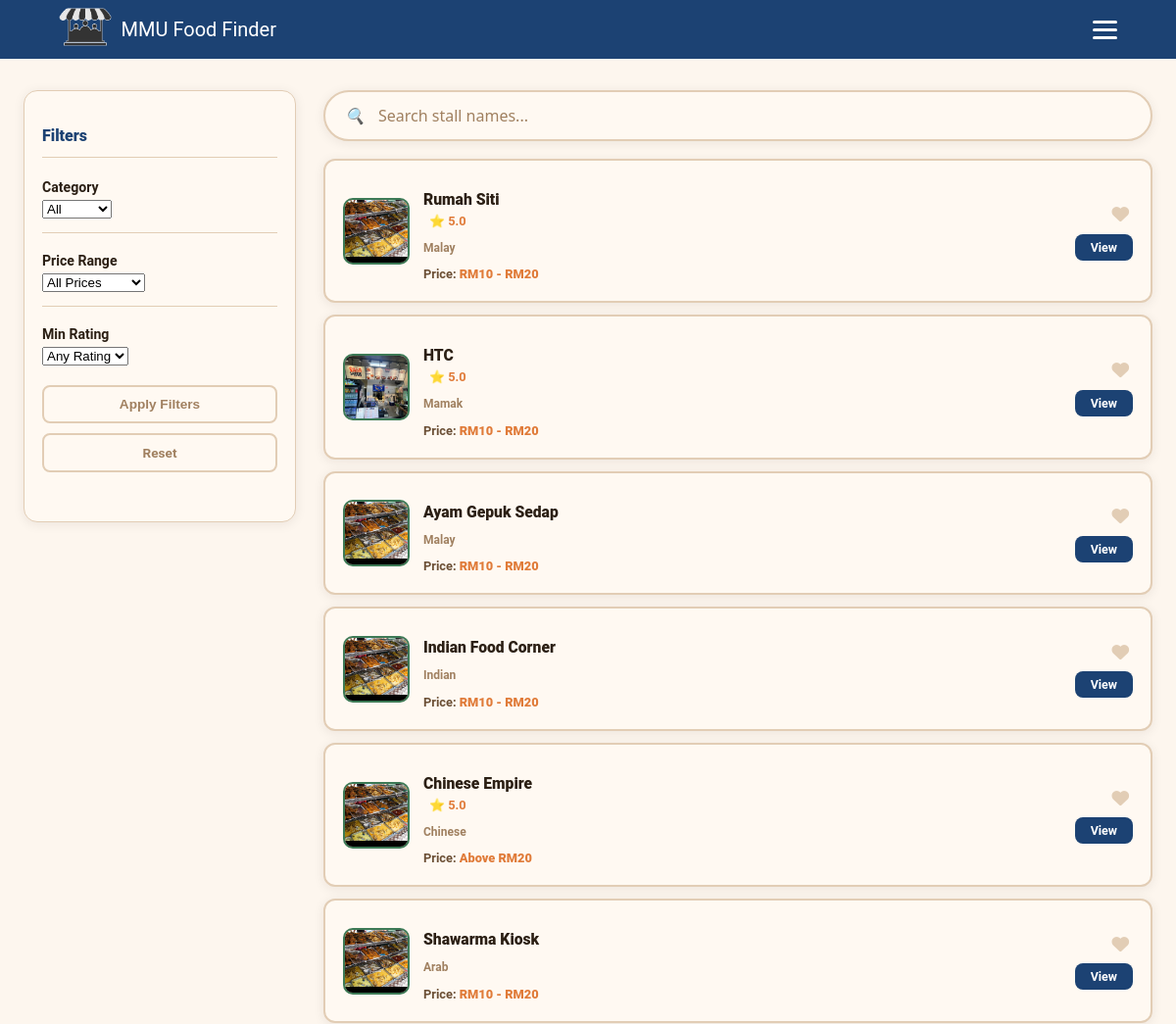
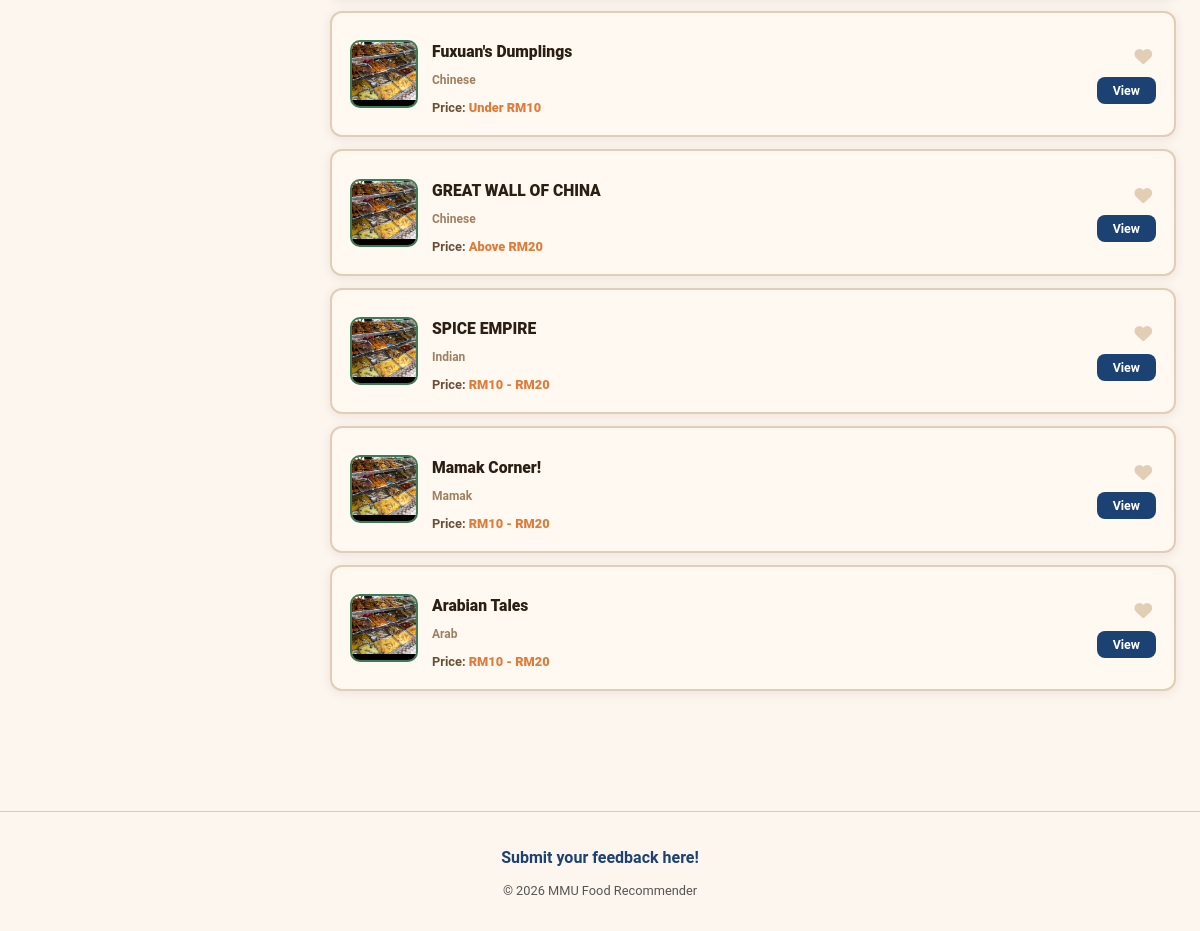
/explore, run on the app's committed database (2 pictures, top to bottom).
### app.py (models this page shows)
class Stall(db.Model):
    id = db.Column(db.Integer, primary_key=True)
    name = db.Column(db.String(120), nullable=False)
    location_id = db.Column(db.Integer, db.ForeignKey('location.id'), nullable=False)
    category = db.Column(db.String(100))
    description = db.Column(db.Text)
    manager_id = db.Column(db.Integer, db.ForeignKey('user.id'))
    food_type = db.Column(db.String(50))
    price_range = db.Column(db.String(10), nullable=False, default="RM")
    image_file = db.Column(db.String(100), nullable=False, default='default_stall.jpg')
    reviews = db.relationship('Review', backref='stall', cascade="all, delete-orphan", lazy=True)

### app.py (the view)
@app.route('/explore')
def explore():
    from sqlalchemy import func
    query = db.session.query(
        Stall,
        func.avg(Review.rating).label('avg_rating')
    ).outerjoin(Review).group_by(Stall.id)
    cat_filter = request.args.get('category')
    loc_filter = request.args.get('location')
    ftype = request.args.get('food_type')
    price = request.args.get('price_range')
    search = request.args.get('search')
    rating_filter = request.args.get('rating')
    if rating_filter:
      query = query.having(func.avg(Review.rating) >= float(rating_filter))
    if cat_filter:
        query = query.filter(func.lower(Stall.category) == cat_filter.lower())
    if loc_filter:
        query = query.filter(Stall.location_id == loc_filter)
    if ftype:
        query = query.filter(Stall.food_type == ftype)
    if price:
        query = query.filter(Stall.price_range == price)
    if search:
        query = query.filter(Stall.name.contains(search))
    results = query.all()
    processed_stalls = []
    for stall, avg_rating in results:
        stall.rating = avg_rating if avg_rating else 0
        processed_stalls.append(stall)
    locations = Location.query.all()
    categories = db.session.query(Stall.category).distinct().all()
    categories = [c[0] for c in categories if c[0]]
    user_fav_ids = []
    if current_user.is_authenticated:
        favs = Favourite.query.filter_by(user_id=current_user.id).all()
        user_fav_ids = [f.stall_id for f in favs]
    return render_template('explore.html', stalls=processed_stalls, locations=locations, categories=categories, user_fav_ids=user_fav_ids)

### templates/explore.html (shortened to what this page needs)
{% extends "base.html" %}
{% block body_class %}page-explore{% endblock %}
{% block content %}
<main class="page-layout">
    <aside class="sidebar">
        <h3 class="sidebar-title">Filters</h3>
        <form action="{{ url_for('explore') }}" method="GET">
            <div class="filter-group">
                <label class="filter-label">Category</label>
                <select name="category">
                    <option value="">All</option>
                </select>
            </div>
            <div class="filter-group">
                <label class="filter-label">Price Range</label>
                <select name="price_range">
                    <option value="">All Prices</option>
                </select>
            </div>
            <div class="filter-group">
                <label class="filter-label">Min Rating</label>
                <select name="rating">
                    <option value="">Any Rating</option>
                </select>
<div class="filter-actions">
    <button type="submit" class="apply-btn">Apply Filters</button>
    <a href="{{ url_for('explore') }}" class="reset-btn">Reset</a>
</div>
        </form>
    </aside>
    <section class="search-main">
        <form action="{{ url_for('explore') }}" method="GET" class="search-bar-wrapper">
            <i class="search-icon">🔍</i>
            <input type="text" name="search" class="search-input" placeholder="Search stall names..." value="{{ request.args.get('search', '') }}">
        </form>
        <div class="stall-list">
            {% for stall in stalls %}
                <a href="{{ url_for('stall_details', stall_id=stall.id) }}" class="stall-card-link">
                    <div class="stall-card">
                        <div class="stall-card-left">
                            <div class="stall-thumb">
                                {% if stall.image_file and stall.image_file != 'default_stall.jpg' %}
                                    <img src="{{ url_for('static', filename='uploads/' + stall.image_file) }}" alt="{{ stall.name }}">
                                {% else %}
                                    <img src="{{ url_for('static', filename='default_stall.jpg') }}" alt="Default Stall">
                                {% endif %}
                            </div>
                            <div>
                                <h3 class="stall-name">{{ stall.name }}</h3>{% if stall.rating %}<span class="stall-rating">⭐ {{ "%.1f"|format(stall.rating) }}</span>{% endif %}
                                <p class="stall-cat">{{ stall.category }}</p>
                                <p class="stall-price">Price: <span>{{ stall.price_range }}</span></p>
                            </div>
                        </div>
                        <div class="stall-card-right">
                            <button class="fav-btn" onclick="event.preventDefault(); event.stopPropagation(); toggleExploreFavorite(this, {{ stall.id }});">
                                <i class="fa fa-heart {% if stall.id in user_fav_ids %}is-favorited{% endif %}"></i>
                            </button>
                            <span class="view-btn">View</span>
                        </div>
                    </div>
                </a>
            {% else %}
                <p>No stalls found.</p>
            {% endfor %}
        </div>
    </section>
</main>
{% endblock %}

### data on the page
Stall: name "Rumah Siti", rating "5.0", category "Malay", price_range "RM10 - RM20"
Stall: image_file (picture), name "HTC", rating "5.0", category "Mamak", price_range "RM10 - RM20"
Stall: name "Ayam Gepuk Sedap", category "Malay", price_range "RM10 - RM20"
Stall: name "Indian Food Corner", category "Indian", price_range "RM10 - RM20"
Stall: name "Chinese Empire", rating "5.0", category "Chinese", price_range "Above RM20"
Stall: name "Shawarma Kiosk", category "Arab", price_range "RM10 - RM20"
Stall: name "Fuxuan's Dumplings", category "Chinese", price_range "Under RM10"
Stall: name "GREAT WALL OF CHINA", category "Chinese", price_range "Above RM20"
Stall: name "SPICE EMPIRE", category "Indian", price_range "RM10 - RM20"
Stall: name "Mamak Corner!", category "Mamak", price_range "RM10 - RM20"
Stall: name "Arabian Tales", category "Arab", price_range "RM10 - RM20"
